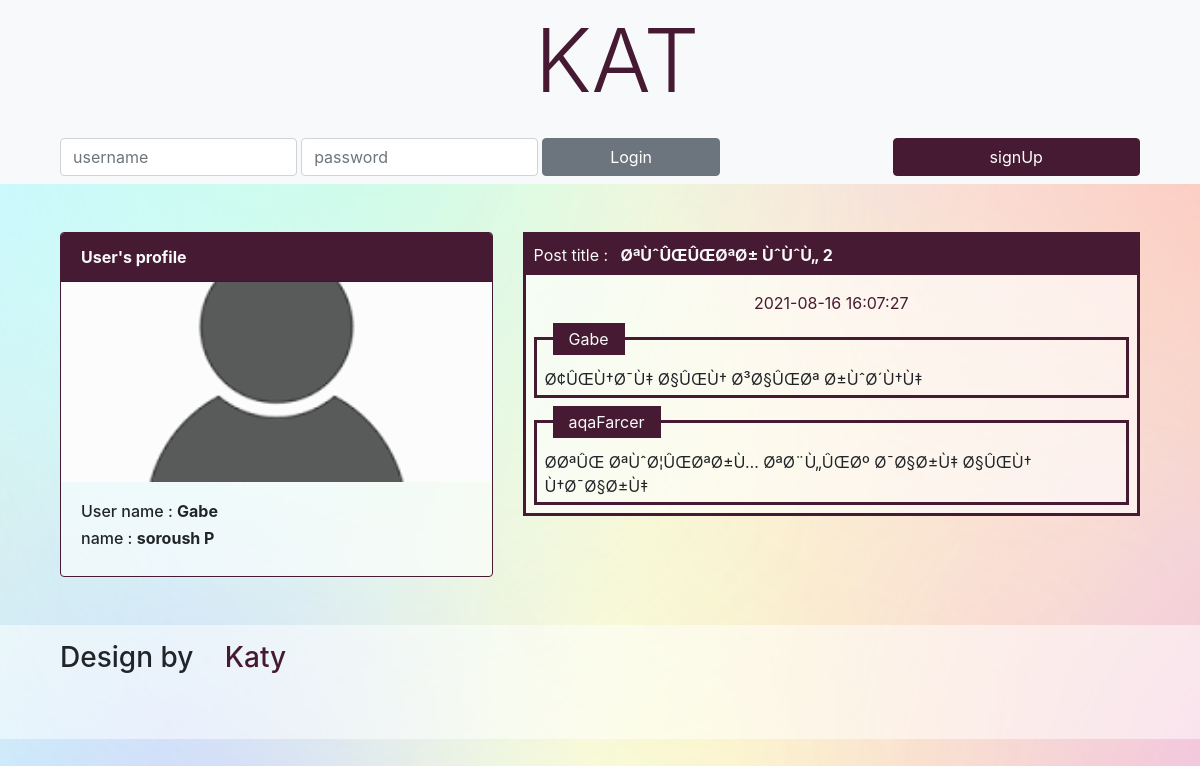
Page /userPosts.php?author=Gabe on the committed database.
### tables this page shows
CREATE TABLE `users` (
  `ID` int(10) NOT NULL,
  `userName` varchar(20) NOT NULL,
  `passWord` varchar(20) NOT NULL,
  `firstName` varchar(25) NOT NULL DEFAULT 'mamad',
  `lastName` varchar(25) NOT NULL DEFAULT 'mamadi',
  `profile` varchar(50) NOT NULL DEFAULT 'default.jpg'
);

CREATE TABLE `posts` (
  `ID` int(10) NOT NULL,
  `title` varchar(100) NOT NULL,
  `postPrev` varchar(2000) NOT NULL,
  `author` varchar(25) NOT NULL,
  `time` datetime NOT NULL DEFAULT CURRENT_TIMESTAMP
);

CREATE TABLE `comments` (
  `comID` int(11) NOT NULL,
  `postID` int(11) NOT NULL,
  `comment` varchar(200) NOT NULL,
  `userID` varchar(30) NOT NULL
);

### userPosts.php (the view, shortened to what this page needs)
<!DOCTYPE html>
<html lang="en" dir="ltr">
  <head>
    <link rel="stylesheet" href="/addOns/bootstrap.min.css">
    <link rel="stylesheet" href="/my-colors.css">
    <?php
     include ("include/dbconnect.php") ;
     if(!isset($_REQUEST['author'])) {
     	header("location:../index.php");
     } else {
     	$auth=$_REQUEST['author'];
     }
     $query = "SELECT * FROM users WHERE userName = '$auth'" ;
     $result = mysqli_query($conn, $query) ;
     if (mysqli_num_rows($result) == 1) {
       $rowData     = mysqli_fetch_assoc($result) ;
       $fName       = $rowData['firstName'] ;
       $lName       = $rowData['lastName'] ;
       $author_prof = "include/upload/". $rowData['profile'] . "?nocache=".time() ;
     }
    ?>
  </head>
  <body>
    <?php
      include ("include/KATheader.php") ;
      include ("include/navbar.php") ;
    ?>
    <div class="d-block d-md-flex container justify-content-between ">
      <div class="col-12 col-md-5 my-5 ">
          <div class="card postF border border-primary">
            <div class="card-header bg-primary text-light">
              <b> User's profile </b>
            </div>
            <div class="author_pic" >
              <img class="bg-light author_pic" style="height: 200px;" src="<?php echo $author_prof ?>" id="prof" alt="authors profile picture" />
            </div>
            <div class="card-body">
              <h6>User name : <b><?php echo "$auth"; ?></b> </h6>
              <h6>name : <b> <?php echo $fName." ".$lName; ?></b> </h6>
            </div>
          </div>
      </div>
      <div class="col-12 col-md-7">
          <?php
            $query="SELECT * FROM posts WHERE author = '$auth' ORDER BY ID DESC";
            $result=mysqli_query($conn , $query);
            if(mysqli_num_rows($result) > 0) {
              while($rowData=mysqli_fetch_assoc($result)) {
                $id=$rowData['ID'];
                $title=$rowData['title'];
                $time=$rowData['time'];
                include ("include/userPostFrame.php") ;
              }
            }
          ?>
      </div>
    </div>
    <?php include ("include/footer.php") ; ?>
  </body>
</html>

### include/KATheader.php (shortened to what this page needs)
<!DOCTYPE html>
<html lang="en" dir="ltr">
  <head>
  </head>
  <body>
    <header id="header" class="navbar navbar-light sticky-top bg-light">
      <div class="container">
        <div class="d-none d-md-inline">
          <span class="text-light" >XDD</span>
        </div>
        <div class="">
            <h1><a id="headText" href="/" style="" class="display-2 text-primary text-decoration-none" > KAT </a></h1>
        </div>
      </div>
    </header>
  </body>
</html>

### include/navbar.php (shortened to what this page needs)
<!DOCTYPE html>
<html lang="en" dir="ltr">
  <head>
  </head>
  <body>
    <nav id="navbar" class="navbar navbar-light bg-light">
      <div class="container ">
      <?php
      if(!isset($_SESSION['username'])){
          echo '
          <form class="col-12 col-sm-8 d-inline form-inline justify-content-around"  action="include/loginer.php" name="post" method="post">
              <input  class="col-4 d-inline form-control"  type="text" name="Luser" placeholder="username">
              <input  class="col-4 d-inline form-control "  type="password" name="Lpass" placeholder="password">
              <button class="col-3 d-inline btn btn-secondary spinow" id="login" onclick="spin()" style="" type="submit" name="submit"> Login </button>
          </form>
          <div class="col-12 col-sm-3 d-flex justify-content-center my-2 my-sm-0">
            <a class=" btn btn-primary col-10 col-sm-12 spinow" style="" href="/signUp.php" target="_parent"> signUp </a>
          </div>
           ';
        }
      ?>
      </div>
    </nav>
  </body>
</html>

### include/userPostFrame.php (shortened to what this page needs)
<!DOCTYPE html>
<html lang="en" dir="ltr">
  <head>
  </head>
  <body>
    <div class="my-5 postF border-primary " style="border: 3px solid purple;" >
        <div class="d-flex topPart py-2 text-light">
          <div class="">
            <span class="col-sm-5 px-2" >Post title :</span>
            <b class=""><?php echo $title ; ?> </b>
          </div>
        </div>
        <div class=" container  px-3"  >
            <div class=" d-flex justify-content-around" >
              <span id="time" style="color: #461A32 ;" class="d-flex" ><?php echo $time; ?></span>
            </div>
        </div>
        <div name="comments" style="max-width:100%" class="">
          <?php
            $query1="SELECT * FROM comments WHERE postID='$id' ORDER BY comID ASC ";
            $result1=mysqli_query($conn , $query1);
            if(mysqli_num_rows($result1) > 0) {
              while($rowData1=mysqli_fetch_assoc($result1)) {
                $comment= $rowData1['comment'];
                $userID = $rowData1['userID'] ;
                echo '
                <fieldset  class="border-primary m-2 mt-1 " style="border: 3px solid purple;">
                <legend class="ml-3 py-1 px-3 bg-primary font-size-5px " style="font-size:1rem;width:auto" > <a class="text-light" href="/userPosts.php?author='.$userID.'">'.$userID.'</a> </legend>
                <div class="py-1 px-2">
                  '.$comment.'
                </div>
              </fieldset>';
            }
          }
        ?>
        </div>
    </div>
  </body>
</html>

### include/footer.php
<div class="container-fluid navbar " style="background-color: hsla(0, 0%, 100%,0.5) ;" >
  <div class="container pt-2 pb-5 d-flex justify-content-between">
    <div class=" d-inline col-sm-6">
      <h3>Design by <a href="/userPosts.php?author=katy"style="color: #461A32 ;" class="mx-4 text-primary" >Katy</a> </h3>
    </div>
  </div>
</div>

### my-colors.css (style rules this page uses)
.bg-primary { background-color: #461A32 !important; }
.border-primary { border-color: #461A32 !important; }
.btn-primary { color: #fff; background-color: #461A32; border-color: #461A32; }
.text-primary { color: #461A32 !important; }

### userPosts.php (style rules this page uses)
body { background: url(include/bg.png) no-repeat center center fixed; -webkit-background-size: cover; -moz-background-size: cover; -o-background-size: cover; background-size: cover; }
button { color: BLACK ; }
.text-primary { transition: all 1s ; }
img { max-width: 100% ; }
.author_pic { width:100%; object-fit:cover; transition: all 0.5s ; }

### include/KATheader.php (style rules this page uses)
.text-primary { transition: all 1s ; }

### include/userPostFrame.php (style rules this page uses)
.topPart { background-color: #461A32 ; }
.postF { background-color: hsla(0, 0%, 100%,0.6) ; }

### rows in the picture
users: profile (placeholder picture), firstName "soroush", lastName "P"
posts: title "ØªÙˆÛŒÛŒØªØ± ÙˆÙˆÙ„ 2", time "2021-08-16 16:07:27"
comments: userID "Gabe", comment "Ø¢ÛŒÙ†Ø¯Ù‡ Ø§ÛŒÙ† Ø³Ø§ÛŒØª Ø±ÙˆØ´Ù†Ù‡"
comments: userID "aqaFarcer", comment "Ø­ØªÛŒ ØªÙˆØ¦ÛŒØªØ±Ù… ØªØ¨Ù„ÛŒØº Ø¯Ø§Ø±Ù‡ Ø§ÛŒÙ† Ù†Ø¯Ø§Ø±Ù‡"

### other values in the picture
$auth "Gabe"
